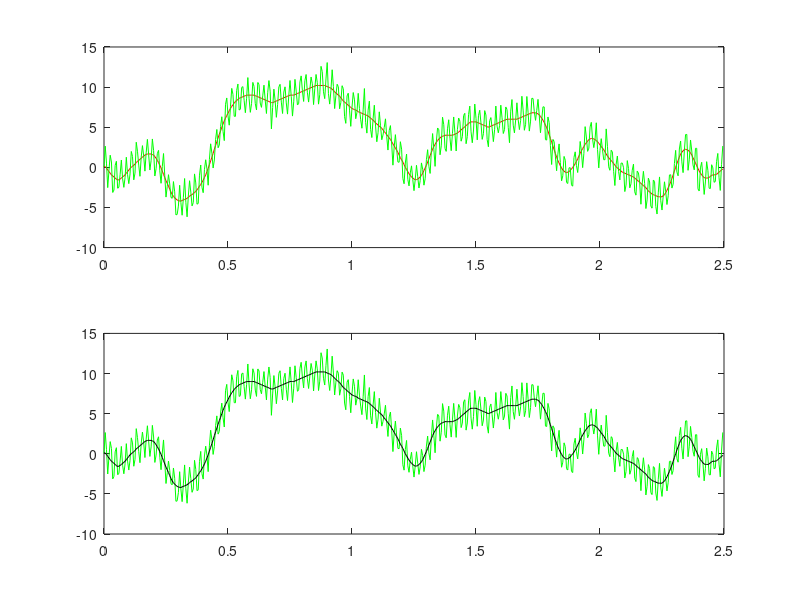
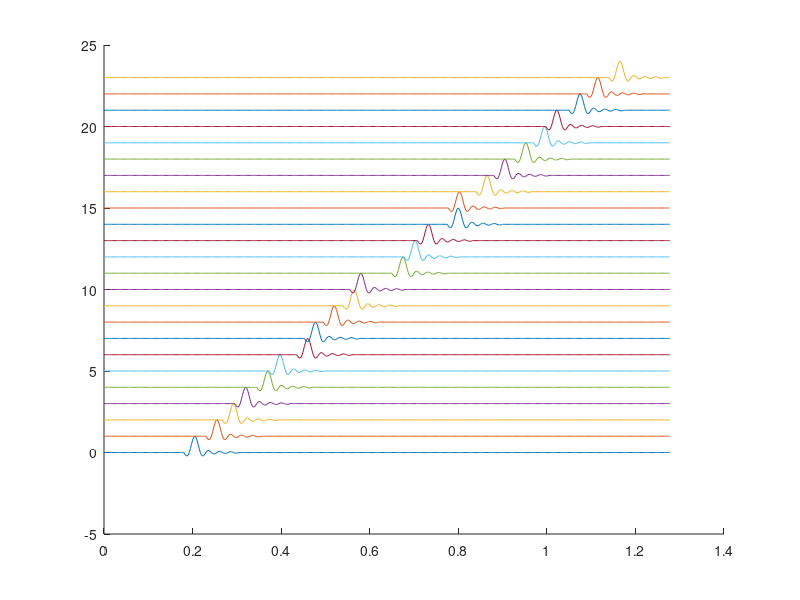

Recreate these plots in MATLAB, in order.
%% 2.3. Policz (w programie MatLAB) splot funkcji gaussowskiej f(t) o parametrach
%   (sr=0.0, std=0.2) z funkcją Sza g(t) = X(t) (dla n ∈ N ) dla t ∈< −5, 10 >
%   spróbkowanych z FS = 50Hz. Ćwiczenie powtórz dla różnych wartości odchylenia
%   standardowego funkcji f(t).
close all; clear; clc;

Fs = 50;
t = -5 : 1/Fs : 10;
%gauss
sr = 0;
std = 0.2;
x1 = 1/(std*sqrt(2*pi)) * exp(-(t-sr).^2/(2*std^2));

%sza (grzebieniowa)
x2 = mod((-250:500), 10) == 0;

%splot
splot = conv(x1, x2, 'same');

%plot(t, x1, 'r', t2, x2, 'g');
subplot(311), plot(t, x1);
title('Gauss');
subplot(312), plot(t, x2);
xlim([-5 10]);
title('Sza');
subplot(313), plot(t, splot);
title('Splot');

%% 2.4. Policz (w programie MatLAB) splot sygnału harmonicznego f(t) o amplitudzie
%   A1 = 1.0, okresie ω1 = 0.5s i czasie trwania T1 = 10s z sygnałem prostokątnym g(t)
%   o czasie trwania T2 = 0.2s i amplitudzie A2 = 1/(T2 ·FS). Oba sygnały spróbkowane
%   są z częstotliwością FS = 100Hz. Stwórz wykresy sygnałów oraz ich splotu
close all; clear; clc;

Fs = 100;
t1 = 0 : 1/Fs : 10;
% sygnał harmoniczny
amp1 = 1;
%czestotliwosc to odwrotnosc okresu f = 1/okres
f = 1/0.5;
x1 = amp1 * sin(2*pi*f.*t1);

% sygnał prostokątny
t2 = 0 : 1/Fs : 0.2;
amp2 = 1/(0.2*Fs);
x2 = amp2 * (abs(t2-0.1) < 0.1);

%splot
splot = conv(x1, x2, 'same');

subplot(311), plot(t1, x1);
title('sygnal harmoniczny');
subplot(312), plot(t2, x2);
xlim([0 10]);
title('sygnal prostokatny')
subplot(313), plot(t1, splot);
title('splot');

%% Usuwanie szumu splotem
close all; clear, clc;

Fs = 100;
t = 0 : 1/Fs : 10;
x = 1.5*(abs(t-5)<2)+0.1*randn(size(t)); %dodanie szumu (to po plusie)
N = 31; %20-40 nieparzyste
y = ones(1,N)/N;
xy = conv(x, y, 'same');
subplot(211), plot(t, x, 'r');
subplot(212), plot(t, xy, 'b');
%splot usuwa szum

%% Zrobić sygał składający się z:
%   x1 suma dwóch sygnałów:
%       trojkatny: amp = 1, szer = 6, wierz = 4
%       gaussa: amp = 0.5, sr = 7, odch = 0.5
%   x2 trojkatny: t = 0 - 6; Fs = 100, tw = 3
%   A następnie obliczyć i wystwietlić korelacje

Fs = 100;
t1 = 0 : 1/Fs : 10;
t2 = 0 : 1/Fs : 6;

amp11 = 1;
sz11 = 6;
tw11 = 4;

amp12 = 0.5;
sr12 = 7;
od12  = 0.5;

amp2 = 1;
sz2 = 6;
tw2 = 3;

x1 = amp11 * (1 - abs(t1 - tw11)/3) .* (abs(t1-tw11) < 3) + ...
    amp12 * exp(-(t1-sr12).^2/(2*od12^2));
x2 = amp2 * (1 - abs(t2 - tw2)/3) .* (abs(t2 - tw2) < 3);

xc = xcorr(x1, x2);
tc = -10 : 1/Fs : 10;

subplot(211); plot(t1, x1, 'r', t2, x2, 'g');
subplot(212); plot(tc, xc);

nr = find(xc == max(xc(:)), 3, 'first');
tc(nr)

%% Szukanie sygnału prostokątnego
close all; clear; clc;
% wczytanie danych
a = load('corr_02.txt');
t = a(:, 1)'; %wczytanie wszystkich elementów pierwszej kolumny, a następnie
%               odwrócenie wetktora
dt = t(2) - t(1); %wyznacznie kroku pomiedzy próbkami
x = a(:, 2)'; %wczytanie wszyskich elementów drugiej kolumny, a następnie
%               odwrócenie wektora
subplot(211); plot(t, x);

% szukamy teraz sygnału prostokątnego o amp = 0.8 i szerokości 10
%   w tym celu najpierw tworzymy taki sygnał, a potem robimy koleracje

tp = 0 : dt : 10;
amp = 0.8;
xp = amp * ones(size(tp));

xc = xcorr(x, xp);
tc = -200 : dt : 200;
subplot(212); plot(tc, xc);

nr = find(xc == max(xc(:)), 3, 'first');
tc(nr)

%% Szukanie sygnału trójątnego (potęgowanie sygnału)
close all; clear; clc;
% wczytanie danych
a = load('corr_02.txt');
t = a(:, 1)'; %wczytanie wszystkich elementów pierwszej kolumny, a następnie
%               odwrócenie wetktora
dt = t(2) - t(1); %wyznacznie kroku pomiedzy próbkami
x = a(:, 2)'; %wczytanie wszyskich elementów drugiej kolumny, a następnie
%               odwrócenie wektora
subplot(211); plot(t, x);

% szukamy teraz sygnału trójkątnego amp = 1, szerkość 10

tt = 0 : dt : 10;
xt = 1 * (1 - abs(tt-5)/5);

xc = xcorr(x.^4, xt.^4); %potęgujemy, żeby się nam wynik zgodził
tc = -200 : dt : 200;
nr = find(xc == max(xc(:)), 1, 'first');
tc(nr)
subplot(212); plot(tc, xc);

%% Szuakanie sygnału trójkątnego (odwarcanie i szukanie w pobliżu wartości max)
close all; clear; clc;

a = load('corr_02.txt');
t = a(:, 1)';
dt = t(2) - t(1);
x = a(:, 2)';
subplot(211); plot(t, x);

% szukamy teraz sygnału trójkątnego amp = 1, szerkość 10

tt = 0 : dt : 10;
xt = 1 * (1 - abs(tt - 5)/5);

% odwracanie sygnału i szukanie w pobliżu wartości maksymalnej, żeby
%   sygnatura była dominująca

xc = xcorr(1-x, 1-xt) + xcorr(x, xt);
tc = -200 : dt : 200;

nr = find(xc == max(xc(:)), 3, 'first');
tc(nr)
subplot(212); plot(tc, xc);

%% Fitracja splotem
close all; clear; clc;
%t=<0, 20>, Fs = 50Hz
%x: suma sygnałow:
% -trojka, tw = 4, szer = 4s, amp = 1
% -prost 7-10s, amp = 1;
% -gusse sr = 14, odch = 1, amp = 1.1
% -delta Diraca(t-19)
Fs = 50;
t = 0 : 1/Fs : 20;
x = 1 * (1 - abs(t - 4)/2) .* (abs(t - 4) <= 2) + ...
    1.0 * (abs(t - 8.5) <= 1.5) + ...
    1.1 * exp(-(t-14).^2/(2*1^2)) + ...
    (t==19);
plot(t, x);
xs = x + 0.05*randn(size(x)); %dodajemy szum
%filtracja koleracja 
N = 30; % najlepsze jest pomiedzy 20 a 40
LP = ones(1, N)/N;
xx = conv(xs, LP, 'same');
plot(t, x, 'r', t, xs, 'b', t, xx, '.g');

%% Fitracja maską gaussa
close all; clear; clc;
%t=<0, 20>, Fs = 50Hz
%x: suma sygnałow:
% -trojka, tw = 4, szer = 4s, amp = 1
% -prost 7-10s, amp = 1;
% -gusse sr = 14, odch = 1, amp = 1.1
% -delta Diraca(t-19)
Fs = 50;
t = 0 : 1/Fs : 20;
x = 1 * (1 - abs(t - 4)/2) .* (abs(t - 4) <= 2) + ...
    1.0 * (abs(t - 8.5) <= 1.5) + ...
    1.1 * exp(-(t-14).^2/(2*1^2)) + ...
    (t==19);
plot(t, x);
xs = x + 0.05*randn(size(x)); %dodajemy szum
%filtracja maską gaussa
N = 41; %długość okna
N2 = floor(N/2);
odch = N2/5; %nie powinno się dzielić przez więcej niż 5
LP = exp(-(-N2:N2).^2/(2*odch^2));
LP = LP/sum(LP(:));
xx = conv(xs, LP, 'same');
plot(t, x, 'r', t, xs, 'b', t, xx, '.g');

%% Fitr medianowy
close all; clear; clc;
%t=<0, 20>, Fs = 50Hz
%x: suma sygnałow:
% -trojka, tw = 4, szer = 4s, amp = 1
% -prost 7-10s, amp = 1;
% -gusse sr = 14, odch = 1, amp = 1.1
% -delta Diraca(t-19)
Fs = 50;
t = 0 : 1/Fs : 20;
x = 1 * (1 - abs(t - 4)/2) .* (abs(t - 4) <= 2) + ...
    1.0 * (abs(t - 8.5) <= 1.5) + ...
    1.1 * exp(-(t-14).^2/(2*1^2)) + ...
    (t==19);
plot(t, x);
xs = x + 0.05*randn(size(x)); %dodajemy szum
%filtr medianowy
N = 38;
xx = medfilt1(xs, N);
plot(t, x, 'r', t, xs, 'b', t, xx, '.g');

%% Fitr Wienera
close all; clear; clc;
%t=<0, 20>, Fs = 50Hz
%x: suma sygnałow:
% -trojka, tw = 4, szer = 4s, amp = 1
% -prost 7-10s, amp = 1;
% -gusse sr = 14, odch = 1, amp = 1.1
% -delta Diraca(t-19)
Fs = 50;
t = 0 : 1/Fs : 20;
x = 1 * (1 - abs(t - 4)/2) .* (abs(t - 4) <= 2) + ...
    1.0 * (abs(t - 8.5) <= 1.5) + ...
    1.1 * exp(-(t-14).^2/(2*1^2)) + ...
    (t==19);
plot(t, x);
xs = x + 0.05*randn(size(x)); %dodajemy szum
%filtr Wienera
N = 23;
xx = wiener2(xs,[1 N]);
plot(t, x, 'r', t, xs, 'b', t, xx, '.g');

%% Parę filtórw na raz - nie czaje
close all; clear; clc;

a = load("2022_szum_2.txt");
t = a(:, 1)';
x = a(:, 2)'-70; %obniżamy sygnał o 70 w doł i zeszliśmy w dół
xs = a(:, 3)-70;
plot(t, xs, 'g', t, x, 'k')

% odszumienia i ocenianie w sposób liczbowy jak bardzo odbiega zaszumiony
% od niezaszumionego (norma L2)
ocena = @(x, xod)sqrt(sum((x(:)-xod(:)).^2));
ocena(x, xs);

N = 41;
tab = zeros(N, 4);

for k = 1:N
    %fitr splote
    n = 2*k + 1;
    LP = ones(1,n)/n;
    xod = conv(xs,LP,'same');
    tab(k,1)=ocena(x,xod);
    %filtr gaussa
    LP = exp(-(-k:k).^2/(k/8));
    LP = LP/sum(LP(:));
    xod = conv(xs, LP, 'same');
    tab(k,2) = ocena(x, xod);
    %fitr medianowy
    xod = medfilt1(xs, n);
    tab(k, 3) = ocena(x, xod);
    %filtr wienera
    xod = wiener2(xs, [1 n]);
    tab(k, 4) = ocena(x, xod);
end

%% Ocena L2
close all; clear; clc;
a = load("2022_szum_2.txt");
t = a(:, 1)';
x = a(:, 2)'-70;
xs = a(:, 3)'-70;
subplot(211), plot(t, x, 'r', t, xs, 'g');

ocena = @(x, xod)sqrt(1/500 * (sum((x(:)-xod(:)).^2)));

N = 41;
tab = zeros(N, 4);



%%
close all; clear; clc;
% Będziemy próbować oszacować odległość między sygnałami
% pierwszą trasę traktujemy jako wzorzec, a w następnych szukamy wzorca
% musimy znaleźć wszystkie prędkości (24)
% w każdej pętli musimy wyciągnać maksimum

a = load('sejs_2.txt');
% na osi x mamy czas i trasy z kolejnych sejsmików
[Np, Nt] = size(a); %Np to liczba wierszy, a Nt liczba kolumn
Fs = 400;
t = (0 : Np - 1)/Fs;
tc = (-Np+1 : Np+1)/Fs; %przeliczamy na czas kok próbkowania
czas = zeros(Nt-1, 1)
dx = 25;
figure;
hold on;
for k = 1 : Nt
    plot(t, a(:, k) + k - 1);
    if k > 1
        xc = xcorr(a(:,k), a(:,1));
        czas(k-1, 1) = find(xc == max(xc(:)), 1, 'first');
    end
end
hold off
odl = (1:Nt - 1)*dx;
FB = tc(czas);
v = odl./FB
%plot(v)
%mean(v)
